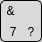
              <widget class="QWidget" name="key_t_7" native="true">
               <property name="minimumSize">
                <size>
                 <width>42</width>
                 <height>42</height>
                </size>
               </property>
               <property name="maximumSize">
                <size>
                 <width>42</width>
                 <height>42</height>
                </size>
               </property>
               <property name="styleSheet">
                <string notr="true">border: 1px solid black;
background-color: #D9D9D9; 
border-radius: 5px;
 color: black; 
</string>
               </property>
               <layout class="QGridLayout" name="gridLayout_28" rowstretch="0,0,0,0" columnstretch="0,0,0">
                <property name="leftMargin">
                 <number>0</number>
                </property>
                <property name="topMargin">
                 <number>0</number>
                </property>
                <property name="rightMargin">
                 <number>0</number>
                </property>
                <property name="bottomMargin">
                 <number>0</number>
                </property>
                <property name="spacing">
                 <number>0</number>
                </property>
                <item row="3" column="2">
                 <widget class="QLabel" name="label_74">
                  <property name="styleSheet">
                   <string notr="true">border: none;  background: transparent</string>
                  </property>
                  <property name="text">
                   <string>  ?</string>
                  </property>
                 </widget>
                </item>
                <item row="3" column="0">
                 <widget class="QLabel" name="label_75">
                  <property name="styleSheet">
                   <string notr="true">border: none; background: transparent</string>
                  </property>
                  <property name="text">
                   <string>   7</string>
                  </property>
                 </widget>
                </item>
                <item row="2" column="0">
                 <widget class="QLabel" name="label_76">
                  <property name="styleSheet">
                   <string notr="true">border: none;  background: transparent</string>
                  </property>
                  <property name="text">
                   <string>  &amp;</string>
                  </property>
                 </widget>
                </item>
               </layout>
              </widget>
